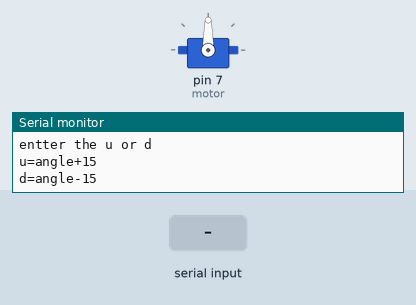
Bench run of a sketch on a simulated Arduino Uno, built with avr-gcc and run on an emulated ATmega328P. On the bench: servo, the last lines printed to the serial monitor. Inputs (shaded band) come from the test bench.

Above: at 1.2 s.
1.3 s: "u" received over Serial
At 2.0 s:
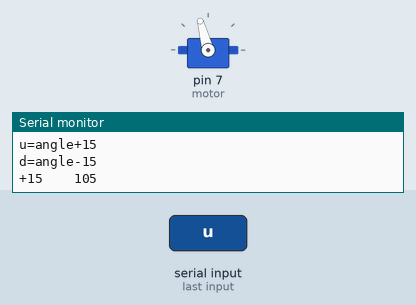
2.9 s: "u" received over Serial
At 4.4 s:
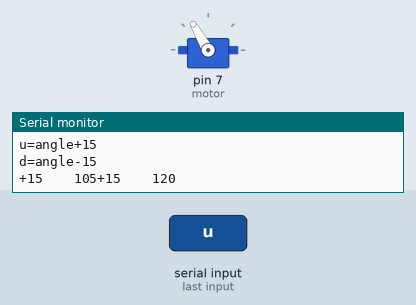
Timing chart, 0 to 5.9 s (numbered marks = the images above; inputs shaded):
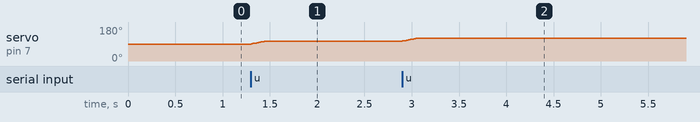

Measured:
- after the input at 1.3 s, servo on pin 7 (motor): 90° → 105° at once
- after the input at 2.9 s, servo on pin 7 (motor): 105° → 120° at once

The sketch:

servomotorcontrol.ino
```cpp
#include <Servo.h>
Servo servo;

int motor = 7; // 서보모터 핀
int angle = 90; // 서보모터 초기 각도 값
void setup() {
  servo.attach(motor); // 서보모터 연결
  Serial.begin(9600); // 시리얼 모니터 시작

  Serial.println("entter the u or d"); // u or d키 입력하기
  Serial.println("u=angle+15");

  Serial.println("d=angle-15\n");
}

void loop() {
  if(Serial.available()){ // 시리얼모티너가 사용가능할때
    char input = Serial.read(); // 문자 입력받기

    if(input=='u'){
      Serial.print("+15");
      for(int i=0; i<15; i++){ // 현 각도에 +15
        angle=angle+1;
        if(angle>=150)
          angle = 90;

        servo.write(angle);
        delay(10);
      }
      Serial.print("\t\t");
      Serial.print(angle);    // 현각도 출력
    }
    else if(input=='d'){
      Serial.print("\t-15\t");
      for(int i=0;i<15;i++){
        angle = angle -1;
        if(angle<=35)
          angle=90;
        servo.write(angle);
        delay(10);
      }
      Serial.println(angle);
    }
    else{
      Serial.println("wrong character!!");
    }
  }
}
```
